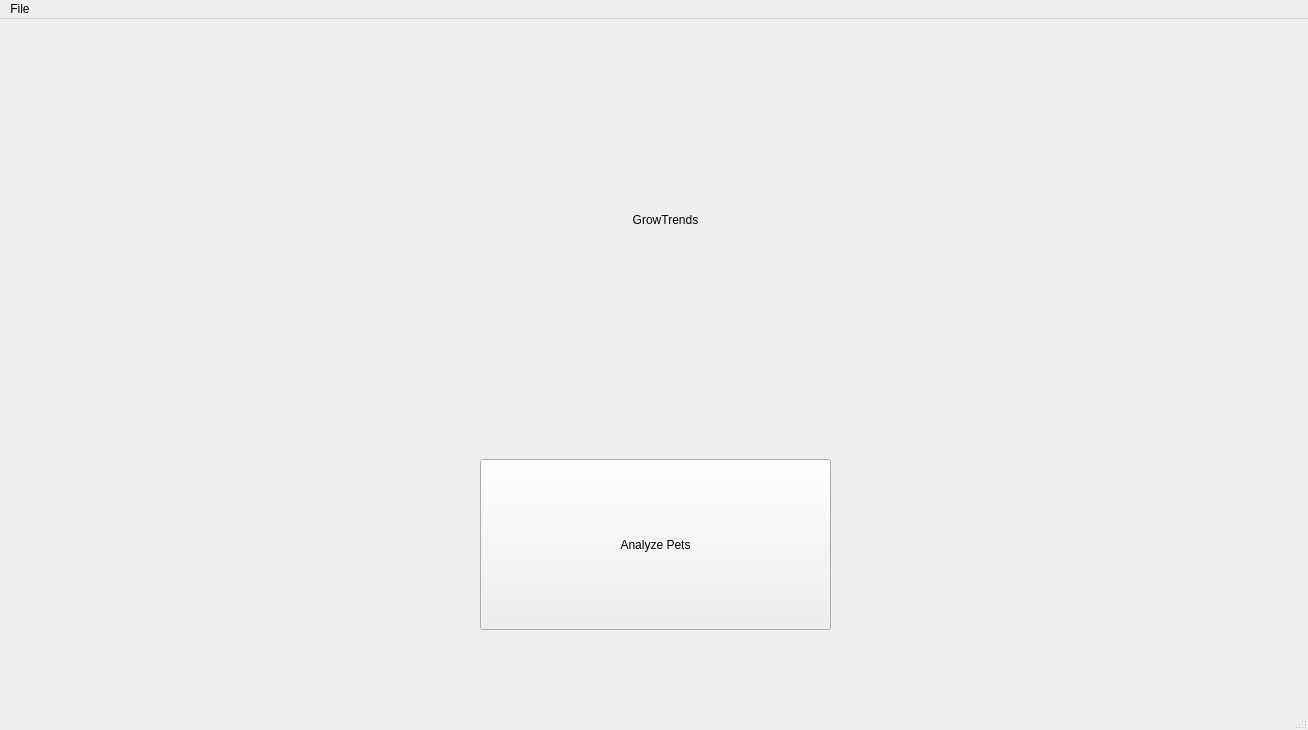
<?xml version="1.0" encoding="UTF-8"?>
<ui version="4.0">
 <class>MainWindow</class>
 <widget class="QMainWindow" name="MainWindow">
  <property name="geometry">
   <rect>
    <x>0</x>
    <y>0</y>
    <width>1308</width>
    <height>730</height>
   </rect>
  </property>
  <property name="windowTitle">
   <string>MainWindow</string>
  </property>
  <widget class="QWidget" name="centralwidget">
   <widget class="QPushButton" name="pushButton">
    <property name="geometry">
     <rect>
      <x>480</x>
      <y>440</y>
      <width>351</width>
      <height>171</height>
     </rect>
    </property>
    <property name="text">
     <string>Analyze Pets</string>
    </property>
   </widget>
   <widget class="QLabel" name="label">
    <property name="geometry">
     <rect>
      <x>540</x>
      <y>160</y>
      <width>251</width>
      <height>81</height>
     </rect>
    </property>
    <property name="text">
     <string>GrowTrends</string>
    </property>
    <property name="alignment">
     <set>Qt::AlignCenter</set>
    </property>
   </widget>
  </widget>
  <widget class="QMenuBar" name="menubar">
   <property name="geometry">
    <rect>
     <x>0</x>
     <y>0</y>
     <width>1308</width>
     <height>21</height>
    </rect>
   </property>
   <widget class="QMenu" name="menuFile">
    <property name="title">
     <string>File</string>
    </property>
   </widget>
   <addaction name="menuFile"/>
  </widget>
  <widget class="QStatusBar" name="statusbar"/>
 </widget>
 <resources/>
 <connections/>
</ui>
